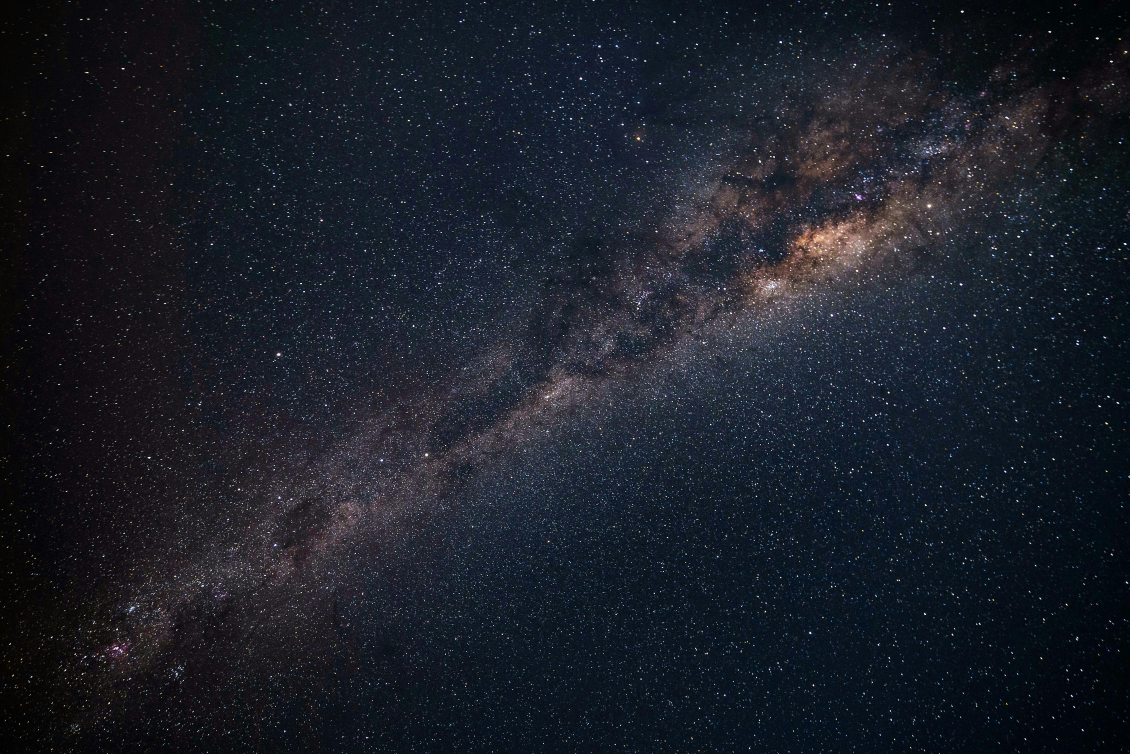
#> input picture space_background.jpg, 5647 x 3770 px, found by its file name (shown at 1/5 size)
$ python solar.py
#> lines starting #> are read from the running program, lines starting #| are printed output that depends on the picture
import numpy as np
import matplotlib.pyplot as plt
from mpl_toolkits.mplot3d import Axes3D
from matplotlib.animation import FuncAnimation
import matplotlib.image as mpimg

# Load the background image
bg_img = mpimg.imread(r'C:\vs code\python\solar system\space_background.jpg')
#> bg_img is the input picture: shape (3770, 5647, 3); mean R, G, B 26.3, 30.5, 39.8

# Planet data: [orbital_radius, orbital_period, color, size]
planets = {
    'Mercury': [50, 0.24, 'darkgray', 150],
    'Venus': [100, 0.62, 'gold', 200],
    'Earth': [150, 1.00, 'deepskyblue', 250],
    'Mars': [200, 1.88, 'red', 220],
    'Jupiter': [350, 11.86, 'orange', 350],
    'Saturn': [500, 29.46, 'khaki', 330],
    'Uranus': [650, 84.01, 'lightblue', 300],
    'Neptune': [800, 164.79, 'blue', 300]
}

# Create figure and background
fig = plt.figure(figsize=(14, 14))
fig.patch.set_facecolor('black')
bg_ax = fig.add_axes([0, 0, 1, 1], zorder=0)
bg_ax.imshow(bg_img, aspect='auto')
bg_ax.axis('off')

# 3D axis
ax = fig.add_subplot(111, projection='3d', zorder=1)
ax.set_facecolor('none')
ax.set_axis_off()
ax.set_xlim(-1000, 1000)
ax.set_ylim(-1000, 1000)
ax.set_zlim(-400, 400)

# Draw the Sun
ax.scatter(0, 0, 0, color='yellow', s=2000)

# Create planets and labels
planet_objects = {}
planet_labels = {}

for name, (radius, _, color, size) in planets.items():
    point, = ax.plot([], [], [], 'o', color=color, markersize=size / 20)
    label = ax.text(0, 0, 0, name, color='white', fontsize=10)
    planet_objects[name] = point
    planet_labels[name] = label

# Draw orbital paths
theta = np.linspace(0, 2 * np.pi, 150)
for radius, _, color, _ in planets.values():
    x = radius * np.cos(theta)
    y = radius * np.sin(theta)
    z = np.zeros_like(theta)
    ax.plot(x, y, z, linestyle='dotted', color='white', alpha=0.2)

# Animation function
def animate(frame):
#> called with frame = 0
    time = frame * 0.05
    for name, (radius, period, _, _) in planets.items():
        angle = 2 * np.pi * (time / period)
        x = radius * np.cos(angle)
        y = radius * np.sin(angle)
        z = radius * 0.15 * np.sin(angle / 2)

        planet_objects[name].set_data([x], [y])
        planet_objects[name].set_3d_properties([z])

        # Update label position
        planet_labels[name].set_position((x + 20, y + 20))
        planet_labels[name].set_3d_properties(z + 20)

    ax.view_init(elev=20, azim=frame * 0.3)
    return list(planet_objects.values()) + list(planet_labels.values())

# Run the animation
ani = FuncAnimation(fig, animate, frames=1000, interval=50, blit=True)

plt.show()
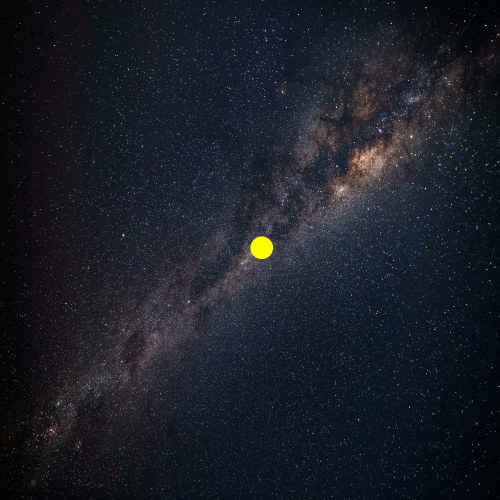
#> figure drawn by matplotlib, 2 panels
